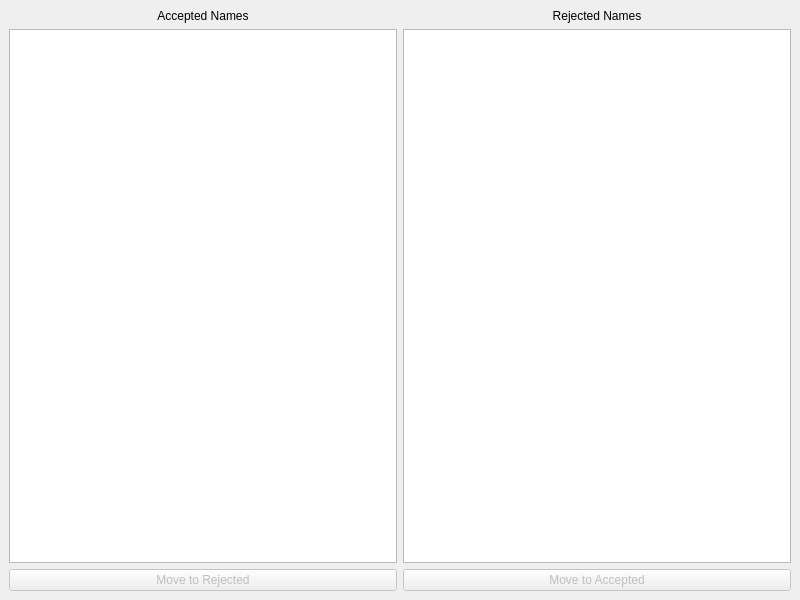
<?xml version="1.0" encoding="UTF-8"?>
<ui version="4.0">
 <class>NamesWindow</class>
 <widget class="QMainWindow" name="NamesWindow">
  <property name="geometry">
   <rect>
    <x>0</x>
    <y>0</y>
    <width>800</width>
    <height>600</height>
   </rect>
  </property>
  <property name="windowTitle">
   <string>Accepted/Rejected Lists</string>
  </property>
  <widget class="QWidget" name="centralwidget">
   <layout class="QHBoxLayout" name="horizontalLayout">
    <item>
     <layout class="QVBoxLayout" name="verticalLayout">
      <item>
       <widget class="QLabel" name="label">
        <property name="text">
         <string>Accepted Names</string>
        </property>
        <property name="alignment">
         <set>Qt::AlignCenter</set>
        </property>
       </widget>
      </item>
      <item>
       <widget class="QListView" name="accepted_list_view"/>
      </item>
      <item>
       <widget class="QPushButton" name="move_to_reject_btn">
        <property name="enabled">
         <bool>false</bool>
        </property>
        <property name="text">
         <string>Move to Rejected</string>
        </property>
       </widget>
      </item>
     </layout>
    </item>
    <item>
     <layout class="QVBoxLayout" name="verticalLayout_2">
      <item>
       <widget class="QLabel" name="label_2">
        <property name="text">
         <string>Rejected Names</string>
        </property>
        <property name="alignment">
         <set>Qt::AlignCenter</set>
        </property>
       </widget>
      </item>
      <item>
       <widget class="QListView" name="rejected_list_view"/>
      </item>
      <item>
       <widget class="QPushButton" name="move_to_accept_btn">
        <property name="enabled">
         <bool>false</bool>
        </property>
        <property name="text">
         <string>Move to Accepted</string>
        </property>
       </widget>
      </item>
     </layout>
    </item>
   </layout>
  </widget>
 </widget>
 <resources/>
 <connections/>
</ui>
